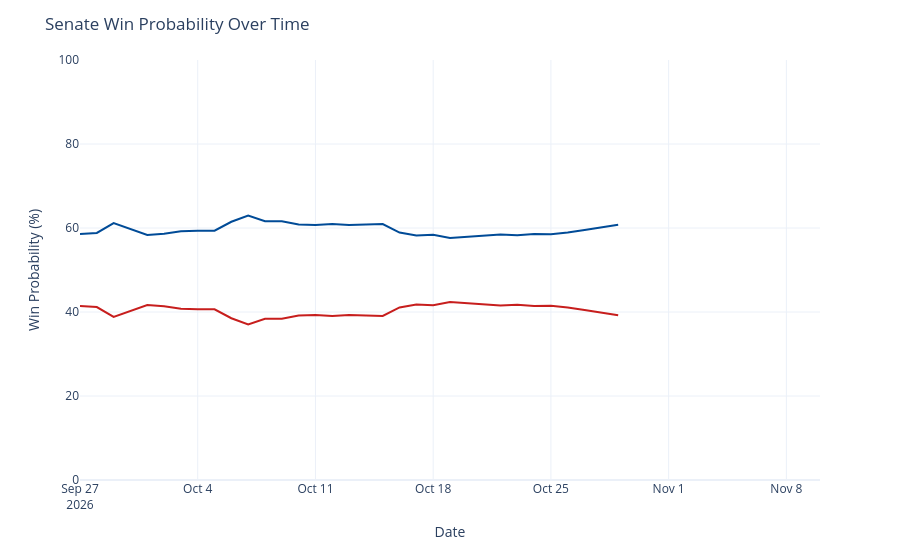

The code cell stored with this chart in its notebook:
### Code cell
chance_over_time = output_ts[(output_ts['geo'] == 'US Senate') &
                             (output_ts['type'] == 'chance')]
chance_over_time['rep_chance'] = chance_over_time['y'].map(lambda x: 100 - x)
chance_over_time = chance_over_time.rename({'y': 'Democrats', 'rep_chance': 'Republicans'}, axis=1)
chance_time_ser = px.line(chance_over_time, x='date', y=['Democrats', 'Republicans'], template='plotly_white',
                         color_discrete_map={'Democrats': '#004b97', 'Republicans': '#c71e1d'},)
chance_time_ser.update_traces(hovertemplate="%{y:.1f}%")
chance_time_ser.update_layout(
    xaxis=dict(range=[pd.to_datetime('2026-09-27'), pd.to_datetime('2026-11-10')]),
    yaxis=dict(range=[0, 100]),
    xaxis_title='Date',
    yaxis_title='Win Probability (%)',
    title=dict(text="Senate Win Probability Over Time"),
    hovermode="x",
    showlegend=False
)
chance_time_ser

### Figure 1 — Plotly figure (JSON) as saved in the notebook; plotly's stock layout.template omitted (floating-point values rounded to 4 significant figures)
{"data": [{"hovertemplate": "%{y:.1f}%", "legendgroup": "Democrats", "line": {"color": "#004b97", "dash": "solid"}, "marker": {"symbol": "circle"}, "mode": "lines", "name": "Democrats", "orientation": "v", "showlegend": true, "type": "scatter", "x": ["2026-09-27", "2026-09-28", "2026-09-29", "2026-09-30", "2026-10-01", "2026-10-02", "2026-10-03", "2026-10-04", "2026-10-05", "2026-10-06", "2026-10-07", "2026-10-08", "2026-10-09", "2026-10-10", "2026-10-11", "2026-10-12", "2026-10-13", "2026-10-15", "2026-10-16", "2026-10-17", "2026-10-18", "2026-10-19", "2026-10-20", "2026-10-21", "2026-10-22", "2026-10-23", "2026-10-24", "2026-10-25", "2026-10-26", "2026-10-27", "2026-10-29"], "xaxis": "x", "y": [58.6, 58.83, 61.17, 59.8, 58.36, 58.64, 59.21, 59.34, 59.36, 61.49, 62.99, 61.61, 61.59, 60.85, 60.69, 60.92, 60.74, 60.95, 58.91, 58.21, 58.41, 57.61, 57.88, 58.25, 58.48, 58.3, 58.59, 58.54, 58.91, 59.54, 60.75], "yaxis": "y"}, {"hovertemplate": "%{y:.1f}%", "legendgroup": "Republicans", "line": {"color": "#c71e1d", "dash": "solid"}, "marker": {"symbol": "circle"}, "mode": "lines", "name": "Republicans", "orientation": "v", "showlegend": true, "type": "scatter", "x": ["2026-09-27", "2026-09-28", "2026-09-29", "2026-09-30", "2026-10-01", "2026-10-02", "2026-10-03", "2026-10-04", "2026-10-05", "2026-10-06", "2026-10-07", "2026-10-08", "2026-10-09", "2026-10-10", "2026-10-11", "2026-10-12", "2026-10-13", "2026-10-15", "2026-10-16", "2026-10-17", "2026-10-18", "2026-10-19", "2026-10-20", "2026-10-21", "2026-10-22", "2026-10-23", "2026-10-24", "2026-10-25", "2026-10-26", "2026-10-27", "2026-10-29"], "xaxis": "x", "y": [41.4, 41.17, 38.83, 40.2, 41.64, 41.36, 40.79, 40.66, 40.64, 38.51, 37.01, 38.39, 38.41, 39.15, 39.31, 39.08, 39.26, 39.05, 41.09, 41.79, 41.59, 42.39, 42.12, 41.75, 41.52, 41.7, 41.41, 41.46, 41.09, 40.46, 39.25], "yaxis": "y"}], "layout": {"hovermode": "x", "legend": {"title": {"text": "variable"}, "tracegroupgap": 0}, "margin": {"t": 60}, "showlegend": false, "title": {"text": "Senate Win Probability Over Time"}, "xaxis": {"anchor": "y", "domain": [0, 1], "range": ["2026-09-27T00:00:00", "2026-11-10T00:00:00"], "title": {"text": "Date"}}, "yaxis": {"anchor": "x", "domain": [0, 1], "range": [0, 100], "title": {"text": "Win Probability (%)"}}}}
